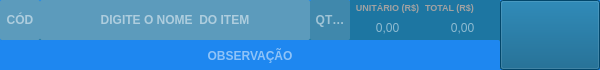
   <widget class="QFrame" name="fr_addProduto">
    <property name="geometry">
     <rect>
      <x>20</x>
      <y>170</y>
      <width>600</width>
      <height>70</height>
     </rect>
    </property>
    <property name="styleSheet">
     <string notr="true">QFrame{
background: #1D76A2;
border: 1px solid #1E87F0;
}
</string>
    </property>
    <property name="frameShape">
     <enum>QFrame::NoFrame</enum>
    </property>
    <property name="frameShadow">
     <enum>QFrame::Plain</enum>
    </property>
    <widget class="QLineEdit" name="tx_BuscaItem">
     <property name="geometry">
      <rect>
       <x>40</x>
       <y>0</y>
       <width>270</width>
       <height>40</height>
      </rect>
     </property>
     <property name="mouseTracking">
      <bool>true</bool>
     </property>
     <property name="focusPolicy">
      <enum>Qt::WheelFocus</enum>
     </property>
     <property name="styleSheet">
      <string notr="true">QLineEdit{
background: #5C9BBC;
border-radius: 2px;
color: #000;
font: 10px &quot;Arial&quot; ;
font-weight: bold;
color: #FFF;
text-transform: uppercase
}

</string>
     </property>
     <property name="text">
      <string/>
     </property>
     <property name="frame">
      <bool>false</bool>
     </property>
     <property name="cursorPosition">
      <number>0</number>
     </property>
     <property name="alignment">
      <set>Qt::AlignCenter</set>
     </property>
     <property name="readOnly">
      <bool>false</bool>
     </property>
     <property name="placeholderText">
      <string>DIGITE O NOME  DO ITEM</string>
     </property>
    </widget>
    <widget class="QLabel" name="lb_FormCompra_6">
     <property name="geometry">
      <rect>
       <x>350</x>
       <y>0</y>
       <width>75</width>
       <height>15</height>
      </rect>
     </property>
     <property name="styleSheet">
      <string notr="true">QLabel{
font-size: 9px;
font-family: &quot;Arial&quot;;
font-weight: bold;
color: #A2A2A2;
border: none;
}</string>
     </property>
     <property name="text">
      <string>UNITÁRIO (R$)</string>
     </property>
     <property name="alignment">
      <set>Qt::AlignCenter</set>
     </property>
    </widget>
    <widget class="QLineEdit" name="tx_ValorUnitarioItem">
     <property name="geometry">
      <rect>
       <x>350</x>
       <y>15</y>
       <width>75</width>
       <height>25</height>
      </rect>
     </property>
     <property name="focusPolicy">
      <enum>Qt::WheelFocus</enum>
     </property>
     <property name="styleSheet">
      <string notr="true">QLineEdit{
background:transparent;
border-radius: 2px;
color: #000;
font: 14px &quot;Arial&quot; ;
text-transform: uppercase;
color: #FFF;
border: none
}
QLineEdit::placeholder{
color: red;
}</string>
     </property>
     <property name="alignment">
      <set>Qt::AlignCenter</set>
     </property>
     <property name="placeholderText">
      <string>0,00</string>
     </property>
    </widget>
    <widget class="QLabel" name="lb_FormCompra_7">
     <property name="geometry">
      <rect>
       <x>425</x>
       <y>0</y>
       <width>75</width>
       <height>15</height>
      </rect>
     </property>
     <property name="styleSheet">
      <string notr="true">QLabel{
font-size: 9px;
font-family: &quot;Arial&quot;;
font-weight: bold;
color: #A2A2A2;
border: none;
}</string>
     </property>
     <property name="text">
      <string>TOTAL (R$)</string>
     </property>
    </widget>
    <widget class="QLineEdit" name="tx_ValorTotalItem">
     <property name="geometry">
      <rect>
       <x>425</x>
       <y>15</y>
       <width>75</width>
       <height>25</height>
      </rect>
     </property>
     <property name="focusPolicy">
      <enum>Qt::WheelFocus</enum>
     </property>
     <property name="styleSheet">
      <string notr="true">QLineEdit{
background:transparent;
border-radius: 2px;
color: #000;
font: 14px &quot;Arial&quot; ;
text-transform: uppercase;
color: #FFF;
border: none
}
QLineEdit::placeholder{
color: red;
}</string>
     </property>
     <property name="text">
      <string/>
     </property>
     <property name="alignment">
      <set>Qt::AlignCenter</set>
     </property>
     <property name="readOnly">
      <bool>true</bool>
     </property>
     <property name="placeholderText">
      <string>0,00</string>
     </property>
    </widget>
    <widget class="QPushButton" name="bt_IncluirItem">
     <property name="enabled">
      <bool>false</bool>
     </property>
     <property name="geometry">
      <rect>
       <x>500</x>
       <y>0</y>
       <width>100</width>
       <height>70</height>
      </rect>
     </property>
     <property name="cursor">
      <cursorShape>PointingHandCursor</cursorShape>
     </property>
     <property name="focusPolicy">
      <enum>Qt::NoFocus</enum>
     </property>
     <property name="contextMenuPolicy">
      <enum>Qt::ActionsContextMenu</enum>
     </property>
     <property name="styleSheet">
      <string notr="true">QPushButton {
background: #025682;
 }
QPushButton:hover{
background-color: #5C9BBC
}</string>
     </property>
     <property name="text">
      <string/>
     </property>
     <property name="iconSize">
      <size>
       <width>75</width>
       <height>35</height>
      </size>
     </property>
    </widget>
    <widget class="QLineEdit" name="tx_ObsItem">
     <property name="geometry">
      <rect>
       <x>0</x>
       <y>40</y>
       <width>500</width>
       <height>30</height>
      </rect>
     </property>
     <property name="focusPolicy">
      <enum>Qt::WheelFocus</enum>
     </property>
     <property name="styleSheet">
      <string notr="true">QLineEdit{
background: #1E87F0;
border-radius: 2px;
color: #000;
font: 13px &quot;Arial&quot; ;
font-weight: bold;
color: #FFF
}

</string>
     </property>
     <property name="text">
      <string/>
     </property>
     <property name="alignment">
      <set>Qt::AlignCenter</set>
     </property>
     <property name="readOnly">
      <bool>false</bool>
     </property>
     <property name="placeholderText">
      <string>OBSERVAÇÃO</string>
     </property>
    </widget>
    <widget class="QLineEdit" name="tx_IdBuscaItem">
     <property name="geometry">
      <rect>
       <x>0</x>
       <y>0</y>
       <width>40</width>
       <height>40</height>
      </rect>
     </property>
     <property name="focusPolicy">
      <enum>Qt::WheelFocus</enum>
     </property>
     <property name="styleSheet">
      <string notr="true">QLineEdit{
background: #5C9BBC;
border-radius: 2px;
color: #000;
font: 11px &quot;Arial&quot; ;
font-weight: bold;
color: #FFF
}

</string>
     </property>
     <property name="text">
      <string/>
     </property>
     <property name="alignment">
      <set>Qt::AlignCenter</set>
     </property>
     <property name="readOnly">
      <bool>false</bool>
     </property>
     <property name="placeholderText">
      <string>CÓD</string>
     </property>
    </widget>
    <widget class="QLineEdit" name="tx_QntdItem">
     <property name="geometry">
      <rect>
       <x>310</x>
       <y>0</y>
       <width>40</width>
       <height>40</height>
      </rect>
     </property>
     <property name="focusPolicy">
      <enum>Qt::WheelFocus</enum>
     </property>
     <property name="styleSheet">
      <string notr="true">
QLineEdit{
background: #4088AC;
border-radius: 2px;
color: #000;
font: 11px &quot;Arial&quot; ;
font-weight: bold;
color: #FFF
}


</string>
     </property>
     <property name="text">
      <string/>
     </property>
     <property name="alignment">
      <set>Qt::AlignCenter</set>
     </property>
     <property name="readOnly">
      <bool>false</bool>
     </property>
     <property name="placeholderText">
      <string>QTDE.</string>
     </property>
    </widget>
   </widget>
